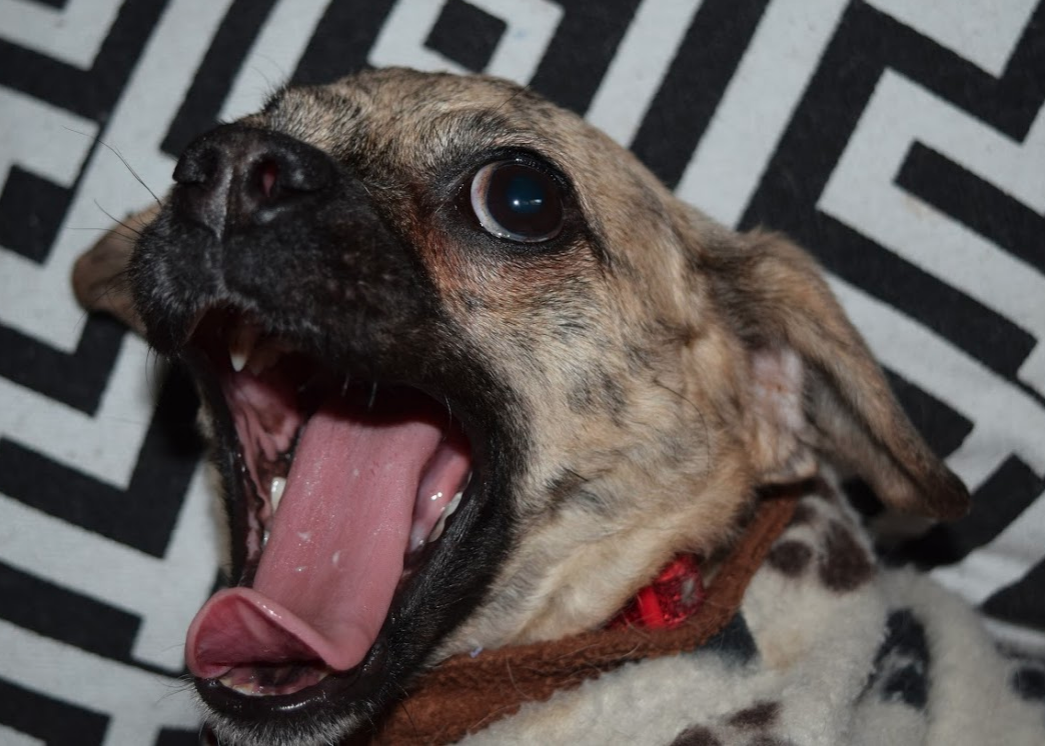
//> input picture sample.png, 1045 x 746 px
$ ./limiarizacao   (built with g++ and OpenCV 4)
//> lines starting //> are read from the running program, lines starting //| are printed output that depends on the picture; after the words box and inside, x2 and y2 are one past the last pixel; in counts of white or black regions, pixels touching at a corner belong together
#include <opencv2/highgui.hpp>
#include "opencv2/imgproc/imgproc.hpp"
#include <iostream>

int main( int argc, char** argv ) {

    //Carregar imagem de entrada
    cv::Mat img = cv::imread("sample.png" , CV_LOAD_IMAGE_COLOR);
//> img is the input picture: 746 rows x 1045 cols, CV_8UC3; mean B, G, R 85.9, 87.6, 94.7

    // Converte imagem para tons de
    cv::cvtColor( img, img, cv::COLOR_BGR2GRAY );
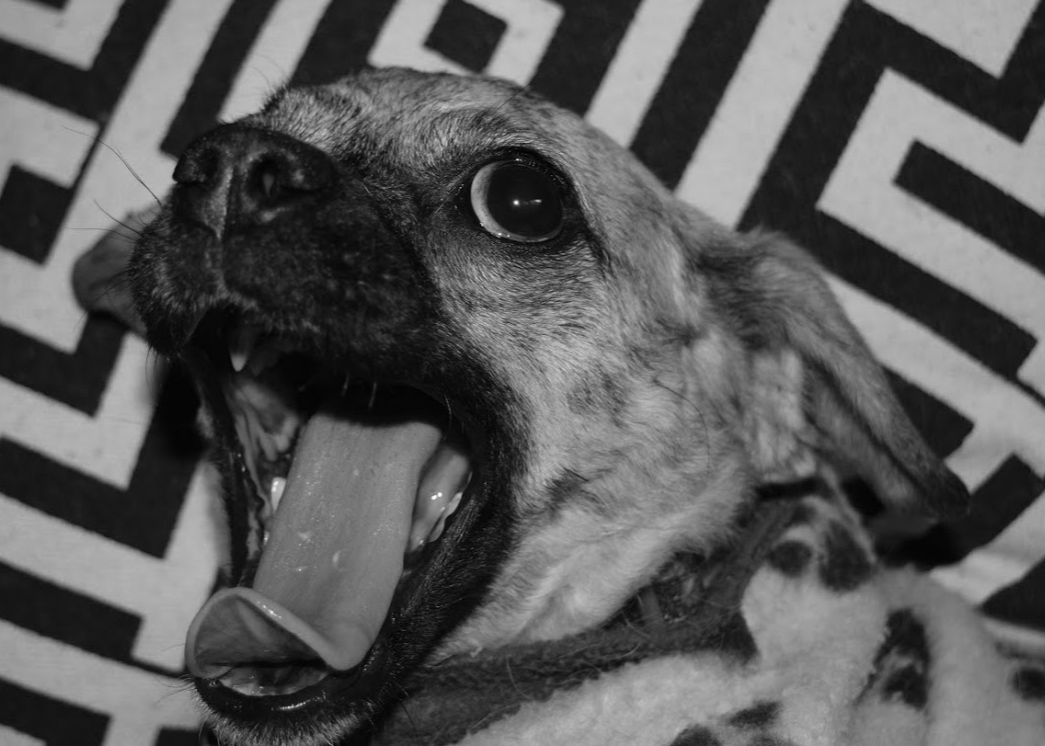
//> img: 746 rows x 1045 cols, CV_8UC1; min 0, max 252, mean 89.5

    // Limiarização binária de 64 para 255.
    cv::threshold(img,img, 64, 255, cv::THRESH_BINARY);
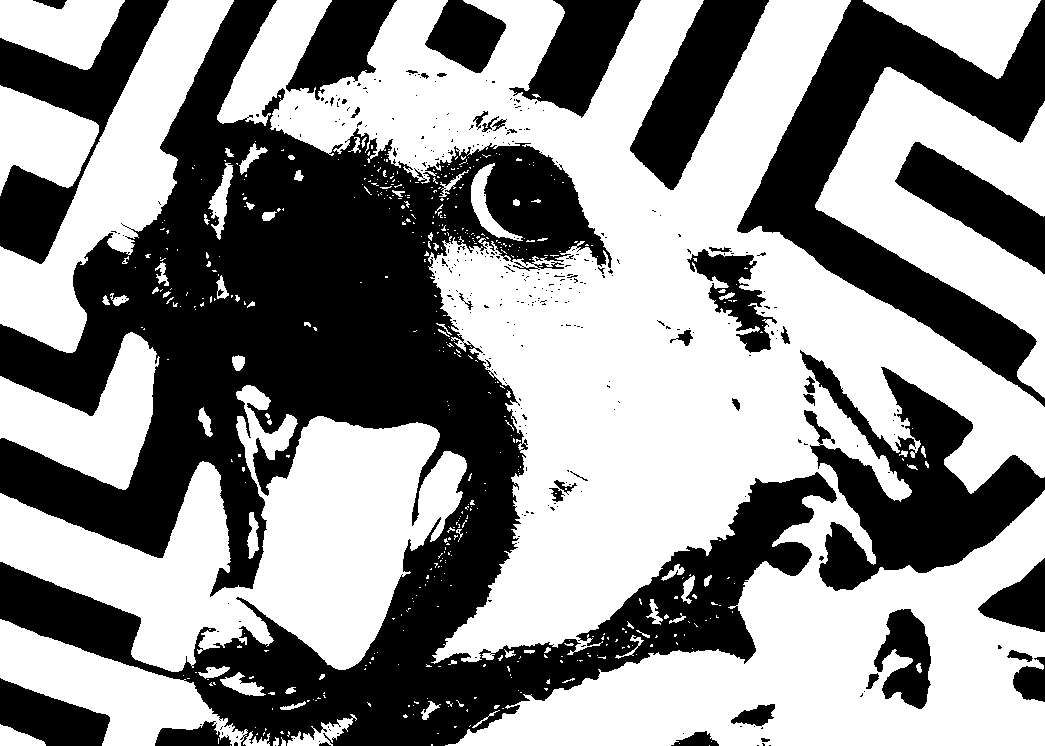
//> img: 746 rows x 1045 cols, CV_8UC1; 56.6% white; 349 black regions (308 under 20 px), largest, box (x1, y1, x2, y2) and area: (0, 0, 837, 746) 207370, (737, 0, 1045, 407) 36924, (800, 350, 1045, 591) 23973

    //Salva a imagem de saída
    cv::imwrite( "output.jpg", img );

    // Exibir imagem de saída em janela
    cv::namedWindow( "Display window", cv::WINDOW_AUTOSIZE );
    cv::imshow( "Display window", img );
    cv::waitKey(0);


    return 0;
}
